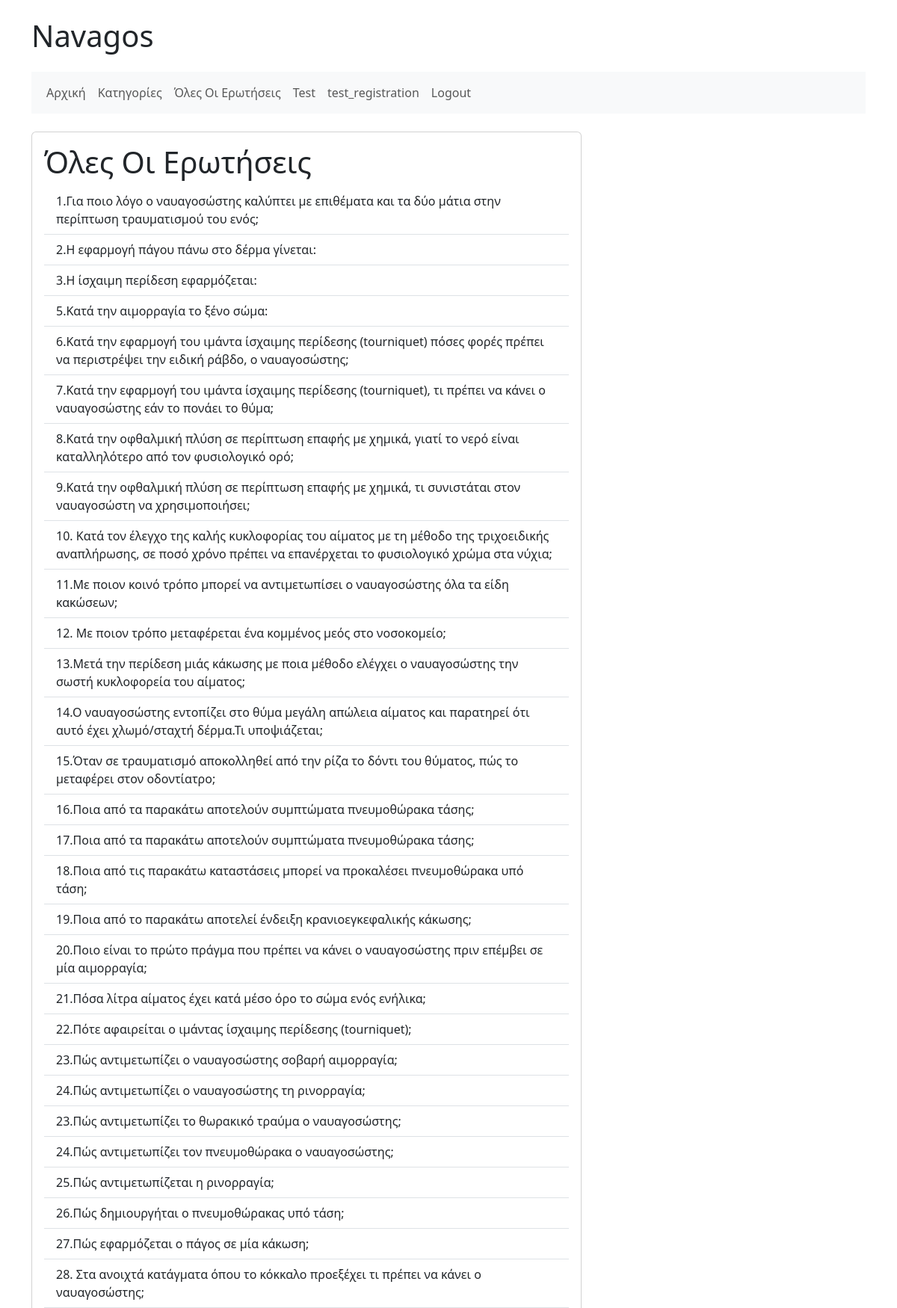
Page /questions/ (signed in, upper part) on the committed database.
### navagos_main/models.py (models this page shows)
class Question(models.Model):
    question_text = models.TextField()
    category = models.ForeignKey(Category, on_delete=models.CASCADE, default=None, null = True)
    def __str__(self):
        return self.question_text

### navagos_main/views.py (the view)
# urls.py: path('questions/', QuestionListCreateView.as_view(), name='question-list-create'),
@login_required
def questions(request):
    questions = Question.objects.order_by('id')
    context = {'questions':questions}
    return render(request, 'navagos_main/questions.html', context)

### navagos_main/templates/navagos_main/questions.html
{% extends 'navagos_main/base.html' %}
{% block content %}
<div class="card">
  <div class="card-body">
    <h1 class="card-title">Όλες Οι Ερωτήσεις</h1>
    <ul class="list-group list-group-flush">
      {% for question in questions %}
        <li class="list-group-item">
          <a href="{% url 'navagos_main:question' question.id %}" class="text-decoration-none text-dark">
            {{ question }}
          </a>
        </li>
      {% empty %}
        <li class="list-group-item">
          No questions have been added yet.
        </li>
      {% endfor %}
    </ul>
  </div>
</div>
{% endblock content %}

### navagos_main/templates/navagos_main/base.html (shortened to what this page needs)
<!doctype html>
<html lang="en">
<head>
  <link href="https://cdn.jsdelivr.net/npm/bootstrap@5.3.3/dist/css/bootstrap.min.css" rel="stylesheet">
</head>
<body>
<div class="container">
  <h1 class="my-4">Navagos</h1>
  <nav class="navbar navbar-expand-lg navbar-light bg-light mb-4">
    <div class="container-fluid">
      <div class="collapse navbar-collapse" id="navbarNav">
        <ul class="navbar-nav">
          {% if user.is_authenticated %}
            <li class="nav-item">
              <a class="nav-link" href="{% url 'navagos_main:index' %}">Αρχική</a>
            </li>
            <li class="nav-item">
              <a class="nav-link" href="{% url 'navagos_main:categories' %}">Κατηγορίες</a>
            </li>
            <li class="nav-item">
              <a class="nav-link" href="{% url 'navagos_main:questions' %}">Όλες Οι Ερωτήσεις</a>
            </li>
            <li class="nav-item">
              <a class="nav-link" href="{% url 'navagos_main:test' %}">Test</a>
            </li>
            <li class="nav-item">
              <a class="nav-link" href="{% url 'navagos_main:account' %}">{{ user.username }}</a>
            </li>
            <li class="nav-item">
              <a class="nav-link" href="{% url 'navagos_auth_app:logout' %}">Logout</a>
            </li>
          {% endif %}
        </ul>
      </div>
    </div>
  </nav>
  <div class="row">
    <div class="col-md-8">
      {% block content %}
      {% endblock %}
    </div>
    <div class="col-md-4">
    </div>
  </div>
</div>
</body>
</html>

### rows in the picture
Question: question_text "1.Για ποιο λόγο ο ναυαγοσώστης καλύπτει με επιθέματα και τα δύο μάτια στην περίπτωση τραυματισμού του ενός;"
Question: question_text "2.Η εφαρμογή πάγου πάνω στο δέρμα γίνεται:"
Question: question_text "3.Η ίσχαιμη περίδεση εφαρμόζεται:"
Question: question_text "5.Κατά την αιμορραγία το ξένο σώμα:"
Question: question_text "6.Κατά την εφαρμογή του ιμάντα ίσχαιμης περίδεσης (tourniquet) πόσες φορές πρέπει να περιστρέψει την ειδική ράβδο, ο ναυαγοσώστης;"
Question: question_text "7.Κατά την εφαρμογή του ιμάντα ίσχαιμης περίδεσης (tourniquet), τι πρέπει να κάνει ο ναυαγοσώστης εάν το πονάει το θύμα;"
Question: question_text "8.Κατά την οφθαλμική πλύση σε περίπτωση επαφής με χημικά, γιατί το νερό είναι καταλληλότερο από τον φυσιολογικό ορό;"
Question: question_text "9.Κατά την οφθαλμική πλύση σε περίπτωση επαφής με χημικά, τι συνιστάται στον ναυαγοσώστη να χρησιμοποιήσει;"
Question: question_text "10. Κατά τον έλεγχο της καλής κυκλοφορίας του αίματος με τη μέθοδο της τριχοειδικής αναπλήρωσης, σε ποσό χρόνο πρέπει να επανέρχεται το φυσιολογικό χρώμα στα νύχια;"
Question: question_text "11.Με ποιον κοινό τρόπο μπορεί να αντιμετωπίσει ο ναυαγοσώστης όλα τα είδη κακώσεων;"
Question: question_text "12. Με ποιον τρόπο μεταφέρεται ένα κομμένος μεός στο νοσοκομείο;"
Question: question_text "13.Μετά την περίδεση μιάς κάκωσης με ποια μέθοδο ελέγχει ο ναυαγοσώστης την σωστή κυκλοφορεία του αίματος;"
Question: question_text "14.Ο ναυαγοσώστης εντοπίζει στο θύμα μεγάλη απώλεια αίματος και παρατηρεί ότι αυτό έχει χλωμό/σταχτή δέρμα.Τι υποψιάζεται;"
Question: question_text "15.Όταν σε τραυματισμό αποκολληθεί από την ρίζα το δόντι του θύματος, πώς το μεταφέρει στον οδοντίατρο;"
Question: question_text "16.Ποια από τα παρακάτω αποτελούν συμπτώματα πνευμοθώρακα τάσης;"
Question: question_text "17.Ποια από τα παρακάτω αποτελούν συμπτώματα πνευμοθώρακα τάσης;"
Question: question_text "18.Ποια από τις παρακάτω καταστάσεις μπορεί να προκαλέσει πνευμοθώρακα υπό τάση;"
Question: question_text "19.Ποια από το παρακάτω αποτελεί ένδειξη κρανιοεγκεφαλικής κάκωσης;"
Question: question_text "20.Ποιο είναι το πρώτο πράγμα που πρέπει να κάνει ο ναυαγοσώστης πριν επέμβει σε μία αιμορραγία;"
Question: question_text "21.Πόσα λίτρα αίματος έχει κατά μέσο όρο το σώμα ενός ενήλικα;"
Question: question_text "22.Πότε αφαιρείται ο ιμάντας ίσχαιμης περίδεσης (tourniquet);"
Question: question_text "23.Πώς αντιμετωπίζει ο ναυαγοσώστης σοβαρή αιμορραγία;"
Question: question_text "24.Πώς αντιμετωπίζει ο ναυαγοσώστης τη ρινορραγία;"
Question: question_text "23.Πώς αντιμετωπίζει το θωρακικό τραύμα ο ναυαγοσώστης;"
Question: question_text "24.Πώς αντιμετωπίζει τον πνευμοθώρακα ο ναυαγοσώστης;"
Question: question_text "25.Πώς αντιμετωπίζεται η ρινορραγία;"
Question: question_text "26.Πώς δημιουργήται ο πνευμοθώρακας υπό τάση;"
Question: question_text "27.Πώς εφαρμόζεται ο πάγος σε μία κάκωση;"
Question: question_text "28. Στα ανοιχτά κατάγματα όπου το κόκκαλο προεξέχει τι πρέπει να κάνει ο ναυαγοσώστης;"

### other values in the picture
{{ user.username }} "test_registration"
